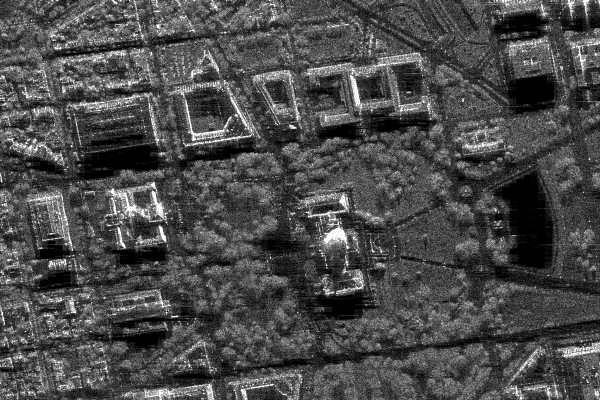
#> input picture ip1/sar_1_gray.jpg, 600 x 400 px
$ jupyter execute ip1.ipynb   (older library calls are emulated)
#> lines starting #> are read from the running program, lines starting #| are printed output that depends on the picture; after the words box and inside, x2 and y2 are one past the last pixel; in counts of white or black regions, pixels touching at a corner belong together
[cell 1]
# 1. Загрузите изображение в оттенках серого sar_1_gray.jpg.
# 2. постройте гистограмму
# 3. реализуйте алгоритм гамма коррекции с параметром гамма <1, >1.
# 4. Сравните исходное изображение, скорректированное при помощи гамма-фильтра. MSE, SSIM.
# 5. реализуйте алгоритм статистической цветокоррекции на основе статистики eq_gray.
# 6. Протестируйте работу алгоритмов пороговой фильтрации с различными параметрами.
# Для каждого решения - напечатайте результат

[cell 2]
import numpy as np
import cv2
import matplotlib.pyplot as plt
from skimage.metrics import structural_similarity as ssim

def gamma_correction(image, gamma):
    normalized_image = image / 255.0
    corrected_image = np.power(normalized_image, gamma)
    corrected_image = np.uint8(corrected_image * 255)
    return corrected_image

def calculate_mse(imageA, imageB):
    err = np.sum((imageA.astype("float") - imageB.astype("float")) ** 2)
    err /= float(imageA.shape[0] * imageA.shape[1])
    return err

def compare_images(original, corrected):
    mse_val = calculate_mse(original, corrected)
    ssim_val = ssim(original, corrected, multichannel=False)
    return mse_val, ssim_val

def statistical_color_correction(image):
    gray_image = cv2.cvtColor(image, cv2.COLOR_BGR2GRAY)

    eq_gray = cv2.equalizeHist(gray_image)

    mean_src = gray_image.mean()
    std_src = gray_image.std()
    mean_ref = eq_gray.mean()
    std_ref = eq_gray.std()

    b, g, r = cv2.split(image.astype(np.float32))

    for channel in [b, g, r]:
        channel_mean = channel.mean()
        channel_std = channel.std()

        if channel_std > 0:
            channel[:] = (channel - channel_mean) * (std_ref / std_src) + mean_ref

    b = np.clip(b, 0, 255).astype(np.uint8)
    g = np.clip(g, 0, 255).astype(np.uint8)
    r = np.clip(r, 0, 255).astype(np.uint8)

    corrected_image = cv2.merge((b, g, r))
    return corrected_image

def threshold_filtering(image, threshold):
    _, thr_image = cv2.threshold(image, threshold, 255, cv2.THRESH_BINARY)
    return thr_image

def load_and_preprocess_image(image_path):
    image = cv2.imread(image_path)
    gray_image = cv2.cvtColor(image, cv2.COLOR_BGR2GRAY)
    return image, gray_image

def display_image(image, title, cmap='gray', figsize=(8, 8)):
    plt.figure(figsize=figsize)
    plt.imshow(image, cmap=cmap)
    plt.title(title)
    plt.axis('off')
    plt.show()

def plot_histogram(image, title='Гистограмма'):
    hist = cv2.calcHist([image], [0], None, [256], (0, 256))
    plt.figure(figsize=(10, 5))
    plt.plot(hist)
    plt.title(title)
    plt.xlabel('Интенсивность')
    plt.ylabel('Частота')
    plt.xlim([0, 256])
    plt.grid()
    plt.show()

def apply_gamma_correction(gray_image, gamma_values):
    plt.figure(figsize=(15, 10))

    for i, gamma in enumerate(gamma_values):
        corrected_image = gamma_correction(gray_image, gamma)
        mse_value, ssim_value = compare_images(gray_image, corrected_image)

        plt.subplot(2, 3, i+1)
        plt.imshow(corrected_image, cmap='gray')
        plt.title(f'Gamma = {gamma}\nMSE = {mse_value:.2f}, SSIM = {ssim_value:.4f}')
        plt.axis('off')

    plt.tight_layout()
    plt.show()

def apply_statistical_correction(image, gray_image):
    statistical_corrected_image = statistical_color_correction(image)
    statistical_corrected_gray = cv2.cvtColor(statistical_corrected_image, cv2.COLOR_BGR2GRAY)
    mse_statistical, ssim_statistical = compare_images(gray_image, statistical_corrected_gray)

    display_image(
        cv2.cvtColor(statistical_corrected_image, cv2.COLOR_BGR2RGB),
        f'Статистическая цветокоррекция\nMSE: {mse_statistical:.2f}, SSIM: {ssim_statistical:.4f}',
        cmap=None,
        figsize=(6, 6)
    )

    return mse_statistical, ssim_statistical

def apply_threshold_filtering(gray_image, threshold_values):
    plt.figure(figsize=(15, 10))

    for i, threshold in enumerate(threshold_values):
        thresholded_image = threshold_filtering(gray_image, threshold)

        plt.subplot(2, 2, i+1)
        plt.imshow(thresholded_image, cmap='gray')
        plt.title(f'Порог = {threshold}')
        plt.axis('off')

    plt.tight_layout()
    plt.show()

def main():
    image_path = 'sar_1_gray.jpg'
    gamma_values = [0.5, 0.8, 1.0, 1.3, 1.6, 2.0]
    threshold_values = [13, 69, 111, 144]

    image, gray_image = load_and_preprocess_image(image_path) # загрузка и подготовка изображения
#> in load_and_preprocess_image, image is the input picture: shape (400, 600, 3); min 0, max 255, mean 74.9

    display_image(gray_image, 'Исходное изображение') # отображение исходного изображения

    plot_histogram(gray_image) # построение гистограммы
#> in plot_histogram, `hist = cv2.calcHist([image], [0], None, [256], (0, 256))`: hist = 256 values, max 3786 at index 1, min 40 at index 251, mean 937.5
#> in plot_histogram, `plt.show()`:
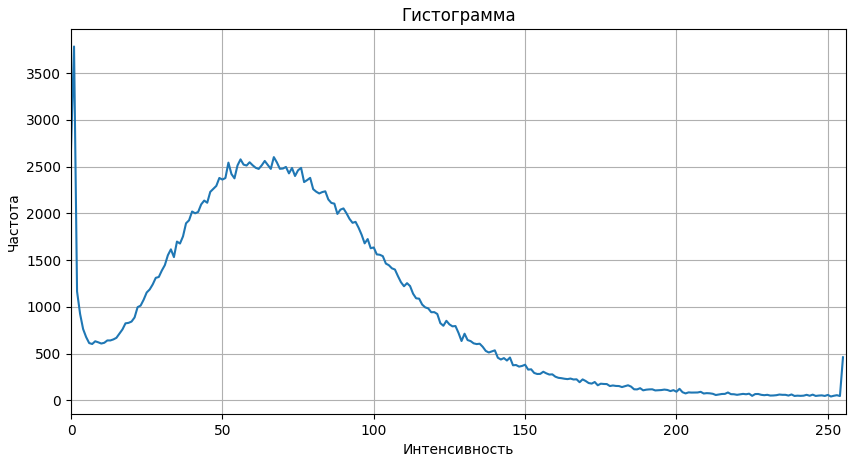
#> figure drawn by matplotlib, 1 panel; curve peaks at x = 1, y = 3786

    apply_gamma_correction(gray_image, gamma_values) # применение гамма-коррекции
#> the loop in apply_gamma_correction, `for i, gamma in enumerate(gamma_values):` made 6 passes
#> (mse_val in compare_images, ssim_val in compare_images, mse_value, ssim_value) on passes 1 to 6: (3250.4, 0.788, 3250.4, 0.788), (323.2, 0.96, 323.2, 0.96), (0.00218, 1, 0.00218, 1), (441.2, 0.914, 441.2, 0.914), (1260, 0.748, 1260, 0.748), (2383.8, 0.527, 2383.8, 0.527)
#> pass 1, in gamma_correction, `corrected_image = np.power(normalized_image, gamma)`:
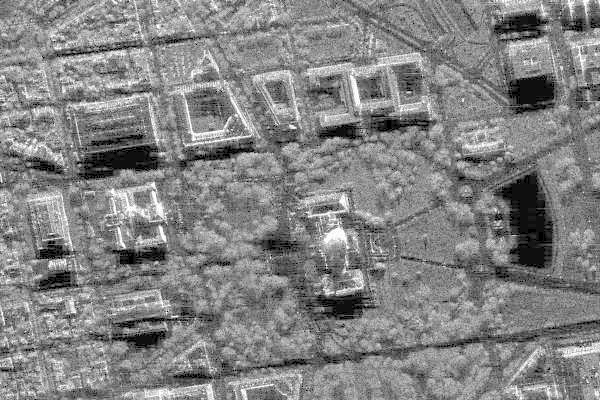
#> corrected_image: shape (400, 600) float64; min 0, max 1, mean 0.514
#> in apply_gamma_correction, `plt.show()`:
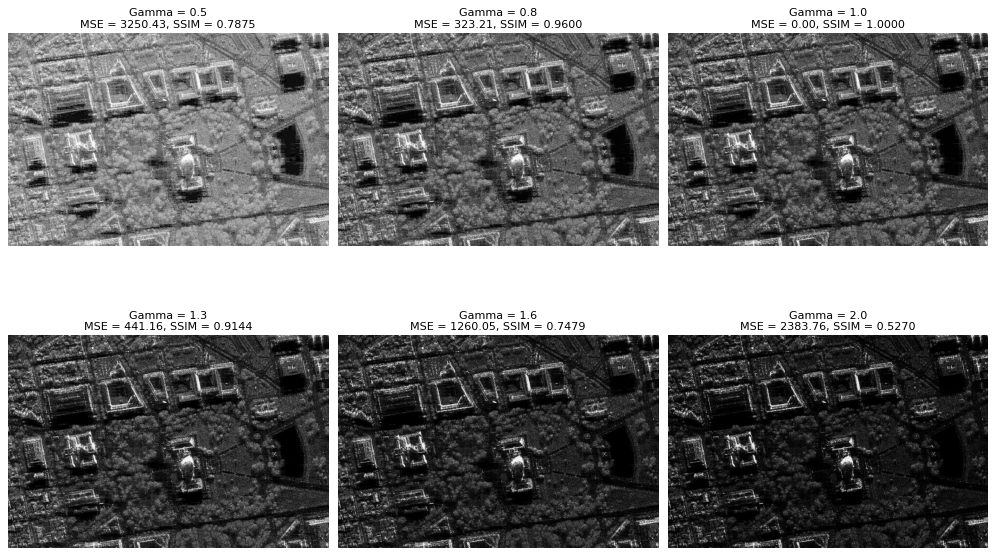
#> figure drawn by matplotlib, 6 panels

    mse_stat, ssim_stat = apply_statistical_correction(image, gray_image) # применение статистической цветокоррекции
#> in statistical_color_correction, `eq_gray = cv2.equalizeHist(gray_image)`:
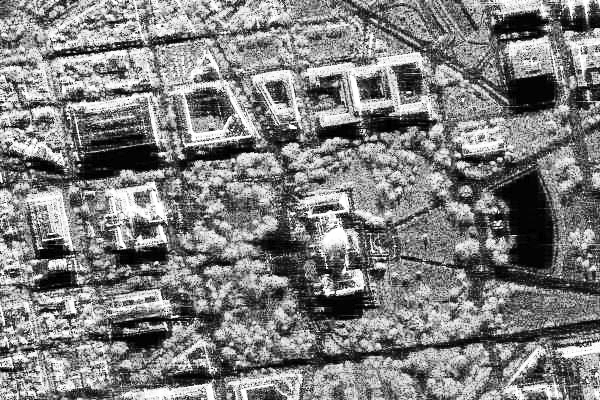
#> eq_gray: shape (400, 600); min 0, max 255, mean 127
#> in statistical_color_correction, `mean_src = gray_image.mean()`: mean_src = 74.94
#> in statistical_color_correction, `std_src = gray_image.std()`: std_src = 43.66
#> in statistical_color_correction, `mean_ref = eq_gray.mean()`: mean_ref = 127
#> in statistical_color_correction, `std_ref = eq_gray.std()`: std_ref = 74.27
#> the loop in statistical_color_correction, `for channel in [b, g, r]:` made 3 passes
#> in statistical_color_correction, `b = np.clip(b, 0, 255).astype(np.uint8)`:
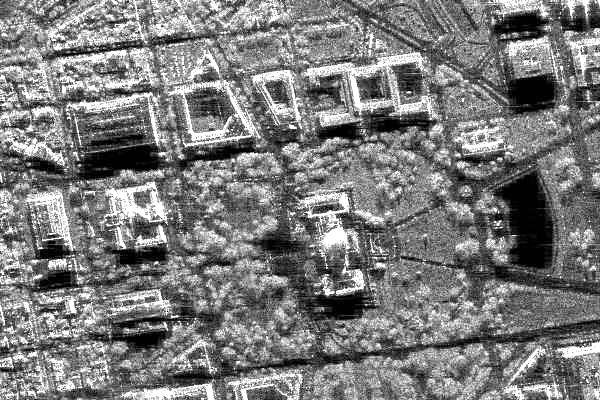
#> b: shape (400, 600); min 0, max 255, mean 123.1
#> in apply_statistical_correction, `mse_statistical, ssim_statistical = compare_images(gray_image, statist..`: mse_statistical = 2946.7; ssim_statistical = 0.786
#> mse_stat = 2946.7; ssim_stat = 0.786

    apply_threshold_filtering(gray_image, threshold_values)  # применение пороговой фильтрации
#> the loop in apply_threshold_filtering, `for i, threshold in enumerate(threshold_values):` made 4 passes
#> pass 1, in threshold_filtering, `_, thr_image = cv2.threshold(image, threshold, 255, cv2.THRESH_BINARY)`:
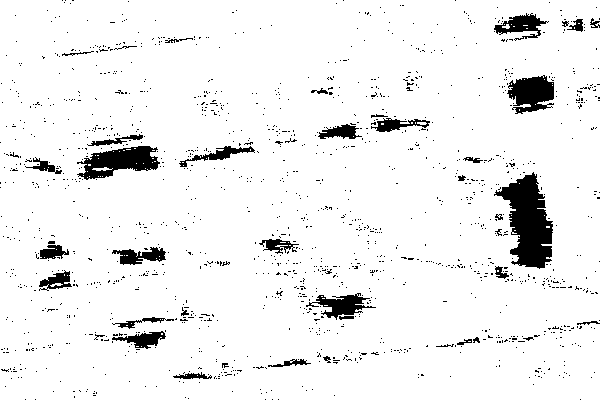
#> thr_image: shape (400, 600); 93.8% white; 1454 black regions (1412 under 20 px), largest, box (x1, y1, x2, y2) and area: (494, 172, 553, 269) 3133, (77, 146, 160, 180) 1575, (507, 75, 554, 114) 1231
#> pass 2, in threshold_filtering (call 2), `_, thr_image = cv2.threshold(image, threshold, 255, cv2.THRESH_BINARY)`:
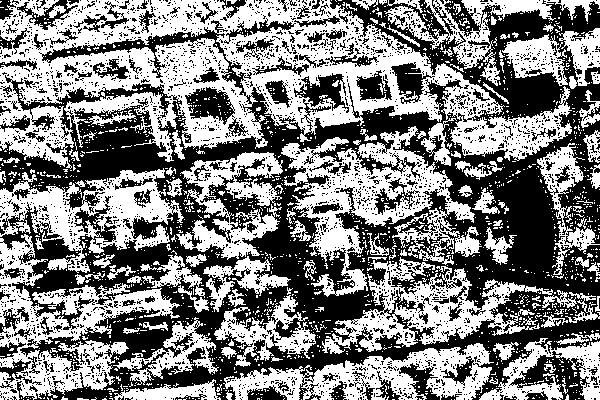
#> thr_image: shape (400, 600); 50.7% white; 2990 black regions (2841 under 20 px), largest, box (x1, y1, x2, y2) and area: (0, 0, 600, 400) 92442, (509, 351, 590, 400) 1583, (185, 87, 235, 125) 1075
#> pass 3, in threshold_filtering (call 3), `_, thr_image = cv2.threshold(image, threshold, 255, cv2.THRESH_BINARY)`:
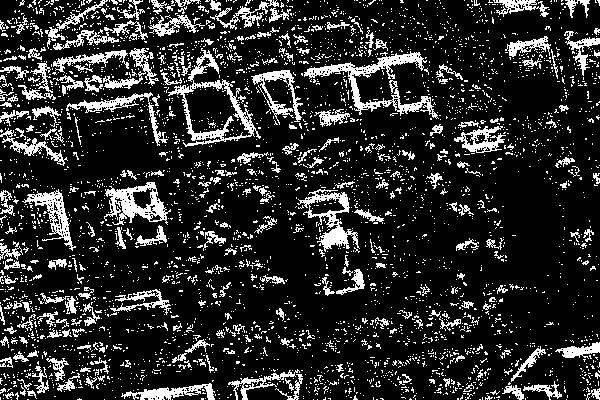
#> thr_image: shape (400, 600); 16.8% white in thin lines or dots
#> in apply_threshold_filtering, `plt.show()`:
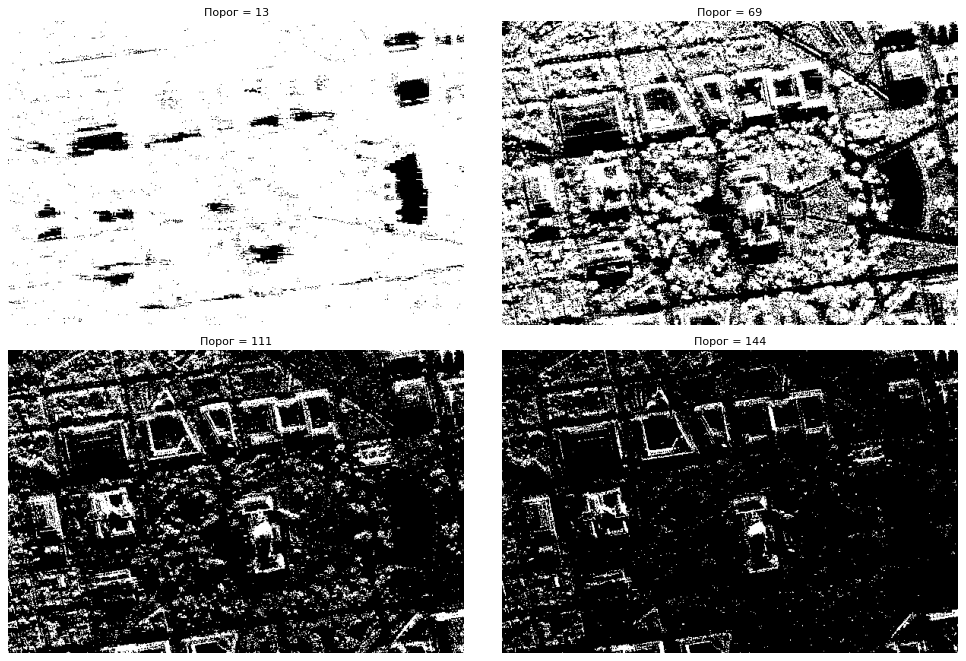
#> figure drawn by matplotlib, 4 panels

if __name__ == "__main__":
    main()
